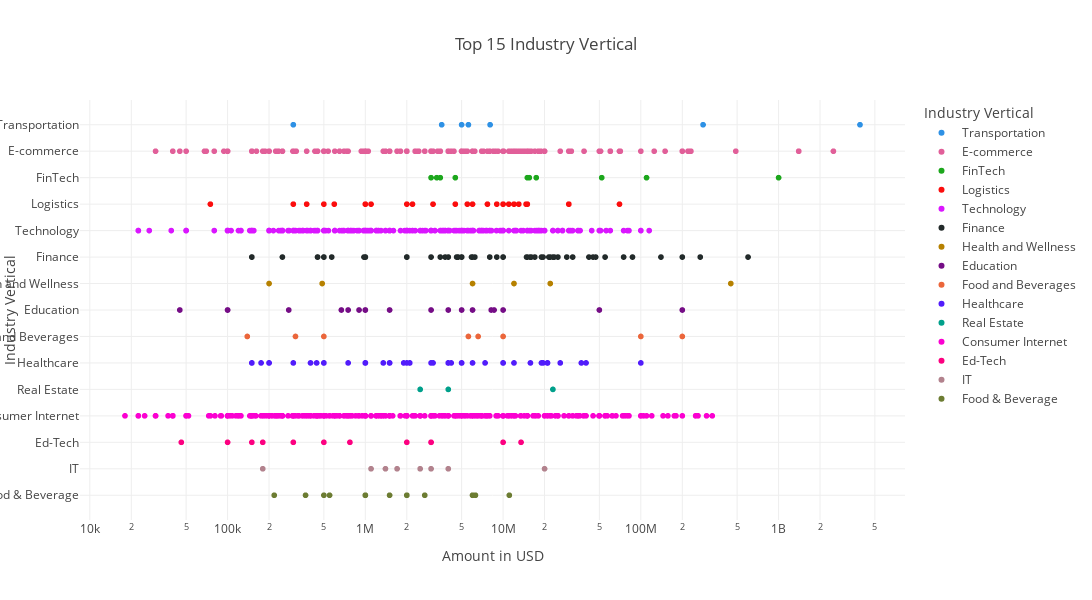

The notebook cell saved with this chart:
### Code cell
# scatter plot

for template in ["plotly_dark", "plotly", "plotly_white", "ggplot2", "seaborn", "simple_white", "none"]:
    fig = px.scatter(df_top_industry_vertical, x="Amount in USD", y="Industry Vertical", color="Industry Vertical", hover_name="Startup Name", log_x=True, size_max=60,
                title="Top 15 Industry Vertical", labels={"Amount in USD": "Amount in USD", "Industry Vertical": "Industry Vertical"},
                width=1100, height=600, template= 'gridon',
                color_discrete_sequence=px.colors.qualitative.Dark24)
fig.show()

### Figure 1 — Plotly figure (JSON) as saved in the notebook; plotly's stock layout.template omitted (floating-point values rounded to 4 significant figures; data arrays with more than 128 entries replaced by an {"elided": "..."} marker saying what was removed)
{"data": [{"hovertemplate": "<b>%{hovertext}</b><br><br>Industry Vertical=%{y}<br>Amount in USD=%{x}<extra></extra>", "hovertext": ["Shuttl", "eBikeGo", "Vogo Automotive", "Rapido Bike Taxi", "Vogo Automotive Pvt. Ltd.", "Shuttl", "Patel Logistics"], "legendgroup": "Transportation", "marker": {"color": "#2E91E5", "symbol": "circle"}, "mode": "markers", "name": "Transportation", "showlegend": true, "type": "scattergl", "x": [8048394, 300000, 283000000, 3900000000, 3584000, 5000000, 5600000], "xaxis": "x", "y": ["Transportation", "Transportation", "Transportation", "Transportation", "Transportation", "Transportation", "Transportation"], "yaxis": "y"}, {"hovertemplate": "<b>%{hovertext}</b><br><br>Industry Vertical=%{y}<br>Amount in USD=%{x}<extra></extra>", "hovertext": {"elided": "300 str values"}, "legendgroup": "E-commerce", "marker": {"color": "#E15F99", "symbol": "circle"}, "mode": "markers", "name": "E-commerce", "showlegend": true, "type": "scattergl", "x": {"elided": "300 int values"}, "xaxis": "x", "y": {"elided": "300 str values"}, "yaxis": "y"}, {"hovertemplate": "<b>%{hovertext}</b><br><br>Industry Vertical=%{y}<br>Amount in USD=%{x}<extra></extra>", "hovertext": ["wealthbucket", "Aye Finance", "Paytm", "FPL Technologies", "Cashflo", "Tala", "INDwealth", "OkCredit", "Biz2Credit", "Setu"], "legendgroup": "FinTech", "marker": {"color": "#1CA71C", "symbol": "circle"}, "mode": "markers", "name": "FinTech", "showlegend": true, "type": "scattergl", "x": [3000000, 17411265, 1000000000, 4500000, 3300000, 110000000, 15000000, 15500000, 52000000, 3500000], "xaxis": "x", "y": ["FinTech", "FinTech", "FinTech", "FinTech", "FinTech", "FinTech", "FinTech", "FinTech", "FinTech", "FinTech"], "yaxis": "y"}, {"hovertemplate": "<b>%{hovertext}</b><br><br>Industry Vertical=%{y}<br>Amount in USD=%{x}<extra></extra>", "hovertext": ["Pando", "Origo Commodities India Pvt. Ltd", "Blackbuck", "LetsTransport", "StanPlus", "BlackBuck", "Ecom Express", "SpeedBox", "Box My Space", "TruxApp", "VDeliver", "4tigo", "Delhivery", "Loadshare", "Emiza", "Rivigo", "Blackbuck", "Leap India", "GoComet", "Shadowfox", "Connect India", "Pikkol", "MaalGaadi", "Pikkol", "Grab.in", "Quickli", "Truckola", "Gobolt", "Schedulers Logistics", "Zebroads", "Derbii", "WoW Express", "Shipsy", "TruckingCube", "The Porter", "LogiNext", "The Porter"], "legendgroup": "Logistics", "marker": {"color": "#FB0D0D", "symbol": "circle"}, "mode": "markers", "name": "Logistics", "showlegend": true, "type": "scattergl", "x": [9000000, 11000000, 14680000, 12000000, 1100000, 7700000, 30000000, 300000, null, 3100000, null, 10000000, 30000000, null, 4500000, 15000000, 70000000, 13000000, null, 10000000, 1000000, null, 375000, null, 2000000, null, 595000, null, 6000000, 75000, null, 2200000, 1000000, 14900000, 5500000, null, 500000], "xaxis": "x", "y": ["Logistics", "Logistics", "Logistics", "Logistics", "Logistics", "Logistics", "Logistics", "Logistics", "Logistics", "Logistics", "Logistics", "Logistics", "Logistics", "Logistics", "Logistics", "Logistics", "Logistics", "Logistics", "Logistics", "Logistics", "Logistics", "Logistics", "Logistics", "Logistics", "Logistics", "Logistics", "Logistics", "Logistics", "Logistics", "Logistics", "Logistics", "Logistics", "Logistics", "Logistics", "Logistics", "Logistics", "Logistics"], "yaxis": "y"}, {"hovertemplate": "<b>%{hovertext}</b><br><br>Industry Vertical=%{y}<br>Amount in USD=%{x}<extra></extra>", "hovertext": {"elided": "478 str values"}, "legendgroup": "Technology", "marker": {"color": "#DA16FF", "symbol": "circle"}, "mode": "markers", "name": "Technology", "showlegend": true, "type": "scattergl", "x": {"elided": "478 int values"}, "xaxis": "x", "y": {"elided": "478 str values"}, "yaxis": "y"}, {"hovertemplate": "<b>%{hovertext}</b><br><br>Industry Vertical=%{y}<br>Amount in USD=%{x}<extra></extra>", "hovertext": ["InCred", "Progcap", "Alteria Capital", "RenewBuy", "Avail Finance", "BharatPe", "Kuvera", "Samunnati Financial Intermediation & Services Pvt. Ltd", "InCred Finance", "HealthFin", "Finzy", "True North", "Kinara Capital", "Ofbusiness", "Black Soil", "CoinTribe", "Crowdera", "Annapurna Finance", "AyeFinance", "Alpha Capital", "Nivesh", "Drip capital", "Sqqrl", "OpenTap", "Vola", "Aashiyaan", "Varthana", "Loanzen", "AyeFinance", "mintifi", "Mihuru", "Capital Float", "MyLoanCare", "Smartcoin", "Lendingkart", "happay", "Fincash", "AyeFinance", "EarlySalary", "Lendingkart", "Samunnati", "pi Ventures", "OptaCredit", "NeoGrowth Credit", "Aye Finance", "Spandana Sphoorty", "Prest Loans", "Fisdom", "Epiq Capital", "IDG Ventures", "Edelweiss", "MSE", "SaveBC", "Aye Finance", "1Crowd", "GramCover", "ISFC", "NeoGrowth", "LenDenClub", "Veritas Finance", "Buddy", "Villgro"], "legendgroup": "Finance", "marker": {"color": "#222A2A", "symbol": "circle"}, "mode": "markers", "name": "Finance", "showlegend": true, "type": "scattergl", "x": [5900000, 5000000, 140000000, 19000000, 9000000, 75000000, 45000000, 5000000, 42000000, null, 1000000, 600000000, 5000000, 29000000, 17000000, 10000000, null, 23000000, 21500000, 14800000, 450000, 15000000, 1000000, 450000, 500000, 2000000, 55000000, null, 4600000, 2000000, 150000, 22000000, 978000, 2000000, 87000000, 250000, 150000, 3800000, 15700000, 4700000, 23500000, 25000000, 4000000, 47000000, 6240000, 19500000, 570000, 3000000, 200000000, 10000000, 270000000, 32000000, 6000000, 8000000, null, 1000000, 6000000, 16000000, null, 4700000, 500000, 3500000], "xaxis": "x", "y": ["Finance", "Finance", "Finance", "Finance", "Finance", "Finance", "Finance", "Finance", "Finance", "Finance", "Finance", "Finance", "Finance", "Finance", "Finance", "Finance", "Finance", "Finance", "Finance", "Finance", "Finance", "Finance", "Finance", "Finance", "Finance", "Finance", "Finance", "Finance", "Finance", "Finance", "Finance", "Finance", "Finance", "Finance", "Finance", "Finance", "Finance", "Finance", "Finance", "Finance", "Finance", "Finance", "Finance", "Finance", "Finance", "Finance", "Finance", "Finance", "Finance", "Finance", "Finance", "Finance", "Finance", "Finance", "Finance", "Finance", "Finance", "Finance", "Finance", "Finance", "Finance", "Finance"], "yaxis": "y"}, {"hovertemplate": "<b>%{hovertext}</b><br><br>Industry Vertical=%{y}<br>Amount in USD=%{x}<extra></extra>", "hovertext": ["Misters", "Healthians", "GOQii", "Azah", "Vyome Therapeutics Inc.", "HealthifyMe"], "legendgroup": "Health and Wellness", "marker": {"color": "#B68100", "symbol": "circle"}, "mode": "markers", "name": "Health and Wellness", "showlegend": true, "type": "scattergl", "x": [486000, 12000000, 450000000, 200000, 22000000, 6000000], "xaxis": "x", "y": ["Health and Wellness", "Health and Wellness", "Health and Wellness", "Health and Wellness", "Health and Wellness", "Health and Wellness"], "yaxis": "y"}, {"hovertemplate": "<b>%{hovertext}</b><br><br>Industry Vertical=%{y}<br>Amount in USD=%{x}<extra></extra>", "hovertext": ["Sunstone Eduversity Pvt. Ltd", "Furtados School of Music", "Genius Corner", "Rao IIT Academy", "Eruditus", "Simplilearn", "TopRankers", "Byjus", "Convegenius", "CueMath", "Prepathon", "EduAce Services", "Fundamentor", "EduPristine", "Vahan", "Imarticus Learning", "Magic Crate", "Avanti Learning", "Career360", "MyChild App", "MyCity4Kids", "Justdakhila.com", "Myly", "Gyaanzone"], "legendgroup": "Education", "marker": {"color": "#750D86", "symbol": "circle"}, "mode": "markers", "name": "Education", "showlegend": true, "type": "scattergl", "x": [1500000, 200000000, 278000, 8600000, 8200000, 6000000, 670000, 50000000, 900000, 4000000, null, 1000000, null, 10000000, null, 1000000, null, 5000000, null, 100000, 3000000, 750000, 100000, 45000], "xaxis": "x", "y": ["Education", "Education", "Education", "Education", "Education", "Education", "Education", "Education", "Education", "Education", "Education", "Education", "Education", "Education", "Education", "Education", "Education", "Education", "Education", "Education", "Education", "Education", "Education", "Education"], "yaxis": "y"}, {"hovertemplate": "<b>%{hovertext}</b><br><br>Industry Vertical=%{y}<br>Amount in USD=%{x}<extra></extra>", "hovertext": ["Burger Singh", "HungerBox", "Daalchini Technologies", "Bira91", "Bira91", "GoDesi", "Zomato", "Swiggy", "holachef"], "legendgroup": "Food and Beverages", "marker": {"color": "#EB663B", "symbol": "circle"}, "mode": "markers", "name": "Food and Beverages", "showlegend": true, "type": "scattergl", "x": [null, 6590000, 500000, 10000000, 5600000, 138995, 200000000, 100000000, 311200], "xaxis": "x", "y": ["Food and Beverages", "Food and Beverages", "Food and Beverages", "Food and Beverages", "Food and Beverages", "Food and Beverages", "Food and Beverages", "Food and Beverages", "Food and Beverages"], "yaxis": "y"}, {"hovertemplate": "<b>%{hovertext}</b><br><br>Industry Vertical=%{y}<br>Amount in USD=%{x}<extra></extra>", "hovertext": ["Medikabazaar", "3HCare", "MamaEarth", "MyUpchar", "iNICU", "5th Vital", "MEngage", "Healthsignz", "Zoctr", "Theranosis", "NirogStreet", "Tynor Othontics", "Sigtuple", "mfine", "HWell24", "Letsmd", "Pregbuddy", "mamaearth", "Visit", "Doxper", "Wellthy", "MedGenome", "Karma Healthcare", "Asia Institute Of Medical Science", "Healthi", "Shape", "healthifyme", "MedTel", "The Healthy Billions", "Predible Health", "Axio", "eKincare", "PeeSafe", "CureFit", "Cygnus Hospitals", "Portea", "MobieFit", "OncoStem", "HWell24 Plus", "Curatio", "PeeSafe.in", "HealthIntel", "Healthcare at Home", "Medwell Ventures", "QorQI", "Niramai", "iGenetics", "PeeBuddy", "Xcode", "Tricog", "MobiDent", "Puro Wellness", "Cult", "HEAL Institute", "Vyome Biosciences", "Life Circle", "Address Health", "Consure Medical", "Cult Fitness", "medECUBE", "Pramati", "Touchkin", "Transcell", "LiveNutriFit", "Invictus Oncology", "PlanMy MedicalTrip", "Care24", "Obino", "Remidio", "Saral Designs", "Gajty"], "legendgroup": "Healthcare", "marker": {"color": "#511CFB", "symbol": "circle"}, "mode": "markers", "name": "Healthcare", "showlegend": true, "type": "scattergl", "x": [15800000, 1000000, 4000000, 5000000, null, 500000, 175000, 5000000, null, null, 300000, 21000000, 19000000, 4200000, 200000, 1000000, null, null, null, 1900000, 2100000, 10000000, 500000, 21000000, 3100000, 100000000, 12000000, null, 2100000, null, 7400000, 1500000, 1000000, 10000000, 750000, 26000000, 1350000, 6000000, null, null, 1000000, null, 40000000, 21000000, null, null, 19500000, 443000, null, null, null, 37000000, 3000000, null, 2000000, 150000, 1500000, null, null, 4000000, 200000, 400000, null, null, null, 150000, 4000000, null, null, null, null], "xaxis": "x", "y": ["Healthcare", "Healthcare", "Healthcare", "Healthcare", "Healthcare", "Healthcare", "Healthcare", "Healthcare", "Healthcare", "Healthcare", "Healthcare", "Healthcare", "Healthcare", "Healthcare", "Healthcare", "Healthcare", "Healthcare", "Healthcare", "Healthcare", "Healthcare", "Healthcare", "Healthcare", "Healthcare", "Healthcare", "Healthcare", "Healthcare", "Healthcare", "Healthcare", "Healthcare", "Healthcare", "Healthcare", "Healthcare", "Healthcare", "Healthcare", "Healthcare", "Healthcare", "Healthcare", "Healthcare", "Healthcare", "Healthcare", "Healthcare", "Healthcare", "Healthcare", "Healthcare", "Healthcare", "Healthcare", "Healthcare", "Healthcare", "Healthcare", "Healthcare", "Healthcare", "Healthcare", "Healthcare", "Healthcare", "Healthcare", "Healthcare", "Healthcare", "Healthcare", "Healthcare", "Healthcare", "Healthcare", "Healthcare", "Healthcare", "Healthcare", "Healthcare", "Healthcare", "Healthcare", "Healthcare", "Healthcare", "Healthcare", "Healthcare"], "yaxis": "y"}, {"hovertemplate": "<b>%{hovertext}</b><br><br>Industry Vertical=%{y}<br>Amount in USD=%{x}<extra></extra>", "hovertext": ["Innov8", "Tata Housing", "Wired Hub", "MyGubbi", "BHIVE", "Qdesq"], "legendgroup": "Real Estate", "marker": {"color": "#00A08B", "symbol": "circle"}, "mode": "markers", "name": "Real Estate", "showlegend": true, "type": "scattergl", "x": [4000000, 23000000, null, 2500000, null, null], "xaxis": "x", "y": ["Real Estate", "Real Estate", "Real Estate", "Real Estate", "Real Estate", "Real Estate"], "yaxis": "y"}, {"hovertemplate": "<b>%{hovertext}</b><br><br>Industry Vertical=%{y}<br>Amount in USD=%{x}<extra></extra>", "hovertext": {"elided": "941 str values"}, "legendgroup": "Consumer Internet", "marker": {"color": "#FB00D1", "symbol": "circle"}, "mode": "markers", "name": "Consumer Internet", "showlegend": true, "type": "scattergl", "x": {"elided": "941 int values"}, "xaxis": "x", "y": {"elided": "941 str values"}, "yaxis": "y"}, {"hovertemplate": "<b>%{hovertext}</b><br><br>Industry Vertical=%{y}<br>Amount in USD=%{x}<extra></extra>", "hovertext": ["quizizz", "kidovators", "Chrysalis", "Edureka", "IndigoLearn", "Vedantu", "Kriger Campus", "IMAX Program", "Littlemore", "Toppr", "Shirsa Labs", "Avishkaar Box", "Purple Squirrel", "Nayi Disha"], "legendgroup": "Ed-Tech", "marker": {"color": "#FC0080", "symbol": "circle"}, "mode": "markers", "name": "Ed-Tech", "showlegend": true, "type": "scattergl", "x": [3000000, 180000, null, 2000000, 150000, 10000000, 46140, 13500000, 3000000, 100000, 500000, 772500, null, 300000], "xaxis": "x", "y": ["Ed-Tech", "Ed-Tech", "Ed-Tech", "Ed-Tech", "Ed-Tech", "Ed-Tech", "Ed-Tech", "Ed-Tech", "Ed-Tech", "Ed-Tech", "Ed-Tech", "Ed-Tech", "Ed-Tech", "Ed-Tech"], "yaxis": "y"}, {"hovertemplate": "<b>%{hovertext}</b><br><br>Industry Vertical=%{y}<br>Amount in USD=%{x}<extra></extra>", "hovertext": ["Narvar", "Anchanto", "19th mile", "Entropik", "Elucidata", "Disprz", "Capillary", "Credy"], "legendgroup": "IT", "marker": {"color": "#B2828D", "symbol": "circle"}, "mode": "markers", "name": "IT", "showlegend": true, "type": "scattergl", "x": [3000000, 4000000, 180000, 1100000, 1700000, 2500000, 20000000, 1400000], "xaxis": "x", "y": ["IT", "IT", "IT", "IT", "IT", "IT", "IT", "IT"], "yaxis": "y"}, {"hovertemplate": "<b>%{hovertext}</b><br><br>Industry Vertical=%{y}<br>Amount in USD=%{x}<extra></extra>", "hovertext": ["RAW Pressery", "FYRE", "Chevon", "GoldFarm", "MyGreens", "HealthSutra", "WayCool", "Faasos", "Fresh Food Concepts", "Sattviko", "Chai Thela", "Yumlane", "Drums Food", "Bonhomia", "Biryani Blues", "Tpot", "Roll Mafia", "Dropkaffe", "Big Fish Ventures", "Hello Curry", "Bonhomia", "B9 Beverages", "WIMWI Foods"], "legendgroup": "Food & Beverage", "marker": {"color": "#6C7C32", "symbol": "circle"}, "mode": "markers", "name": "Food & Beverage", "showlegend": true, "type": "scattergl", "x": [6000000, 500000, null, 2000000, 1000000, null, 2700000, 6300000, 2000000, null, 218000, 1000000, null, null, 368000, null, null, 550000, 11100000, 1500000, 1000000, 6000000, null], "xaxis": "x", "y": ["Food & Beverage", "Food & Beverage", "Food & Beverage", "Food & Beverage", "Food & Beverage", "Food & Beverage", "Food & Beverage", "Food & Beverage", "Food & Beverage", "Food & Beverage", "Food & Beverage", "Food & Beverage", "Food & Beverage", "Food & Beverage", "Food & Beverage", "Food & Beverage", "Food & Beverage", "Food & Beverage", "Food & Beverage", "Food & Beverage", "Food & Beverage", "Food & Beverage", "Food & Beverage"], "yaxis": "y"}], "layout": {"height": 600, "legend": {"title": {"text": "Industry Vertical"}, "tracegroupgap": 0}, "title": {"text": "Top 15 Industry Vertical"}, "width": 1100, "xaxis": {"anchor": "y", "domain": [0, 1], "title": {"text": "Amount in USD"}, "type": "log"}, "yaxis": {"anchor": "x", "categoryarray": ["Food & Beverage", "IT", "Ed-Tech", "Consumer Internet", "Real Estate", "Healthcare", "Food and Beverages", "Education", "Health and Wellness", "Finance", "Technology", "Logistics", "FinTech", "E-commerce", "Transportation"], "categoryorder": "array", "domain": [0, 1], "title": {"text": "Industry Vertical"}}}}
